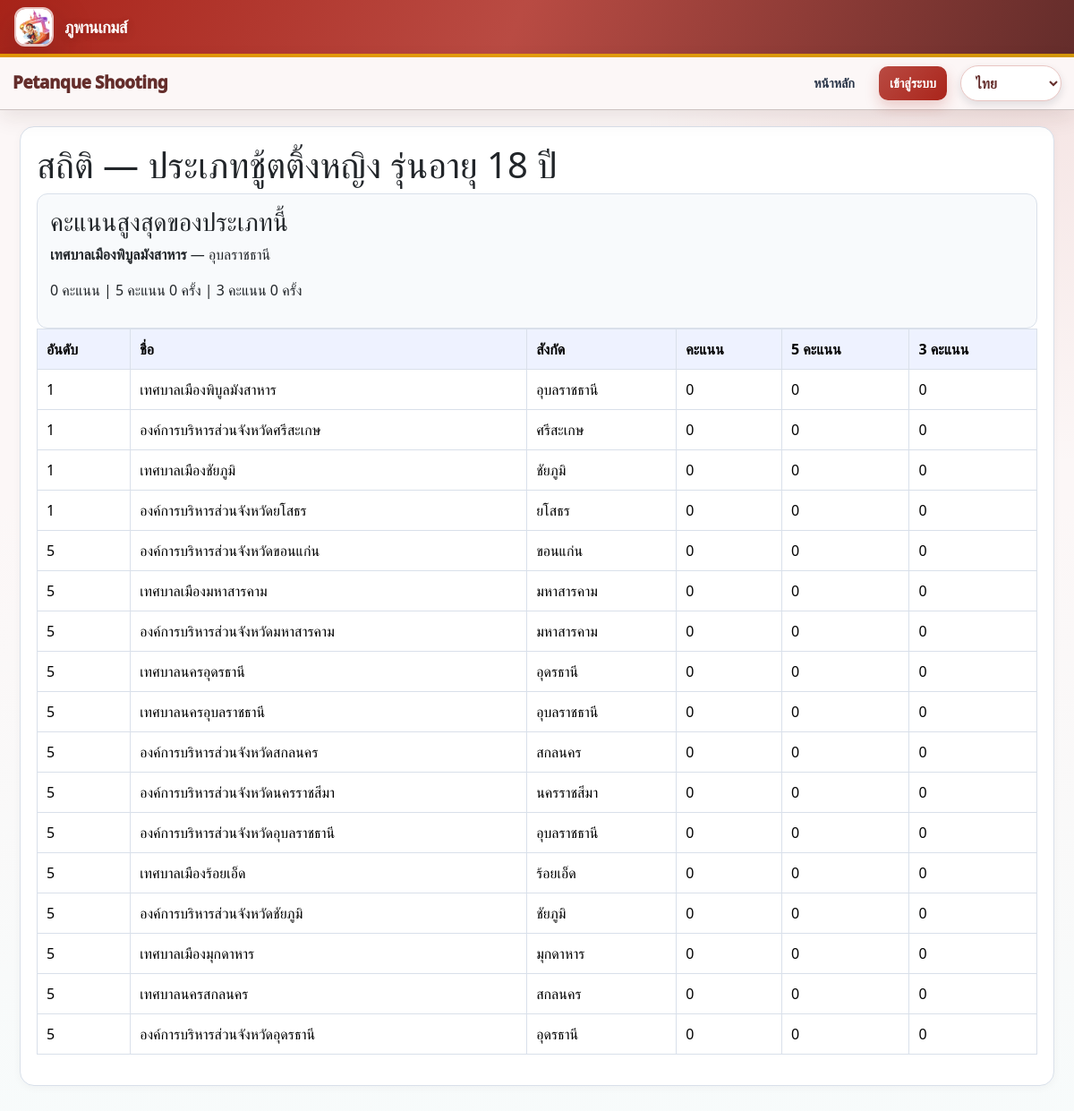
Screenshot of /events/13/stats with the database file from the repository.
### app.py (models this page shows)
class SiteTheme(db.Model):
    id = db.Column(db.Integer, primary_key=True)
    name = db.Column(db.String(120), nullable=False)
    short_name = db.Column(db.String(60), nullable=False, default="")
    eyebrow = db.Column(db.String(160), nullable=False, default="")
    title = db.Column(db.String(160), nullable=False, default="Petanque Shooting")
    subtitle = db.Column(db.String(255), nullable=False, default="")
    export_kicker = db.Column(db.String(160), nullable=False, default="Official Shooting Results")
    export_title = db.Column(db.String(255), nullable=False, default="")
    export_subtitle = db.Column(db.String(255), nullable=False, default="")
    footer_tagline = db.Column(db.String(255), nullable=False, default="")
    footer_event = db.Column(db.String(255), nullable=False, default="")
    show_hero = db.Column(db.Boolean, nullable=False, default=True)
    color_primary = db.Column(db.String(7), nullable=False, default="#ef4b12")
    color_primary_dark = db.Column(db.String(7), nullable=False, default="#c9360b")
    color_soft = db.Column(db.String(7), nullable=False, default="#fff1e8")
    color_cream = db.Column(db.String(7), nullable=False, default="#fffaf4")
    color_accent = db.Column(db.String(7), nullable=False, default="#37b8b1")
    color_ink = db.Column(db.String(7), nullable=False, default="#172033")
    color_line = db.Column(db.String(7), nullable=False, default="#f3d2bf")
    poster_static = db.Column(db.String(255), nullable=True)
    logo_static = db.Column(db.String(255), nullable=True)
    partners_static = db.Column(db.String(255), nullable=True)
    is_active = db.Column(db.Boolean, nullable=False, default=False)
    is_builtin = db.Column(db.Boolean, nullable=False, default=False)
    created_at = db.Column(db.DateTime, default=datetime.utcnow)
    updated_at = db.Column(db.DateTime, default=datetime.utcnow, onupdate=datetime.utcnow)
    assets = db.relationship("SiteThemeAsset", backref="theme", cascade="all, delete-orphan", lazy=True)

class Event(db.Model):
    id = db.Column(db.Integer, primary_key=True)
    name = db.Column(db.String(255), nullable=False)
    event_group = db.Column(db.String(50), nullable=False)
    category = db.Column(db.String(50), nullable=False)
    competition_date = db.Column(db.Date, nullable=False)
    location = db.Column(db.String(255), nullable=False)
    lane_count = db.Column(db.Integer, nullable=False, default=1)
    direct_qualifiers = db.Column(db.Integer, nullable=False, default=0)
    has_round_two = db.Column(db.Boolean, default=False)
    round_two_cutoff_rank = db.Column(db.Integer, nullable=True)
    round_two_mode = db.Column(db.String(20), nullable=False, default="cutoff")
    next_round_label = db.Column(db.String(50), nullable=False, default="รอบ 8 คน")
    round_two_advancers = db.Column(db.Integer, nullable=False, default=4)
    created_at = db.Column(db.DateTime, default=datetime.utcnow)
    created_by = db.Column(db.Integer, db.ForeignKey("user.id"), nullable=True)
    athletes = db.relationship("Athlete", backref="event", cascade="all, delete-orphan", lazy=True)

class Athlete(db.Model):
    id = db.Column(db.Integer, primary_key=True)
    event_id = db.Column(db.Integer, db.ForeignKey("event.id"), nullable=False)
    bib_no = db.Column(db.String(20), nullable=False)
    name = db.Column(db.String(255), nullable=False)
    affiliation = db.Column(db.String(255), nullable=False)
    start_order = db.Column(db.Integer, nullable=False)
    lane_no = db.Column(db.Integer, nullable=False)
    lane_order = db.Column(db.Integer, nullable=False)
    status = db.Column(db.String(20), nullable=False, default="waiting")
    red_card_count = db.Column(db.Integer, nullable=False, default=0)
    round_two_disabled = db.Column(db.Boolean, nullable=False, default=False)
    round_two_disabled_at = db.Column(db.DateTime, nullable=True)
    round_two_disabled_by = db.Column(db.Integer, db.ForeignKey("user.id"), nullable=True)
    created_at = db.Column(db.DateTime, default=datetime.utcnow)
    entries = db.relationship("ScoreEntry", backref="athlete", cascade="all, delete-orphan", lazy=True)
    signatures = db.relationship("ScoreSignature", backref="athlete", cascade="all, delete-orphan", lazy=True)
    tiebreaks = db.relationship("TieBreakEntry", backref="athlete", cascade="all, delete-orphan", lazy=True)

### app.py (the view)
@app.route("/events/<int:event_id>/stats")
def event_stats(event_id: int):
    event = Event.query.get_or_404(event_id)
    round1_rows = build_round_ranking(event, 1)
    best = round1_rows[0] if round1_rows else None
    return render_template("stats.html", event=event, best=best, round1_rows=round1_rows)

### app.py (called while the page is built, shortened)
@app.context_processor
def inject_csrf_token():
    return {"csrf_token": generate_csrf}

@app.after_request
def conditional_polling_response(response):
    if request.method not in ("GET", "HEAD", "OPTIONS") and response.status_code < 400 and _poll_cache:
        with _poll_cache_guard:
            _poll_cache.clear()
    return response

def current_language() -> str:
    lang = session.get("lang", "th")
    return lang if lang in SUPPORTED_LANGS else "th"

@app.context_processor
def inject_language_options():
    lang = current_language()
    return {
        "current_lang": lang,
        "lang_labels": LANG_LABELS,
        "html_lang": "zh-CN" if lang == "zh" else lang,
    }

def _request_cache() -> dict:
    if not has_request_context():
        return {}
    cache = getattr(g, "shooting_request_cache", None)
    if cache is None:
        cache = {}
        g.shooting_request_cache = cache
    return cache

def get_round_signature(athlete_id: int, round_no: int) -> ScoreSignature | None:
    cache = _request_cache()
    signatures = cache.get("signature_by_athlete_round") if has_request_context() else None
    key = (athlete_id, round_no)
    if signatures is not None and key in signatures:
        return signatures[key]
    signature = ScoreSignature.query.filter_by(athlete_id=athlete_id, round_no=round_no).first()
    if has_request_context():
        cache.setdefault("signature_by_athlete_round", {})[key] = signature
    return signature

def athlete_round_status(athlete: Athlete, round_no: int) -> str:
    signature = get_round_signature(athlete.id, round_no)
    if signature and signature.finished_at:
        return "finished"
    if signature and signature.started_at:
        return "active"
    return "waiting"

def athlete_round_is_approved(athlete: Athlete, round_no: int) -> bool:
    signature = get_round_signature(athlete.id, round_no)
    if not signature:
        return False

def overview_score_complete(summary: dict) -> bool:
    by_station = summary.get("by_station") or {}
    return bool(by_station) and all(
        bool((by_station.get(station) or {}).get("is_complete", False))
        for station in STATIONS
    )

def ranking_key(item: dict):
    return (
        item["total"],
        item["count_5"],
        item["count_3"],
        item["tiebreak_total"],
    )

@app.context_processor
def inject_globals():
    return {
        "now": datetime.now(),
        "MAX_RED_CARDS": MAX_RED_CARDS,
        "court_public_id": court_public_id,
    }

### templates/stats.html
{% extends 'base.html' %}
{% block content %}
<section class="card">
  <h1>สถิติ — {{ event.name }}</h1>
  {% if best %}
  <div class="highlight-box">
    <h3>คะแนนสูงสุดของประเภทนี้</h3>
    <p><strong>{{ best.athlete.name }}</strong> — {{ best.athlete.affiliation }}</p>
    <p>{{ best.total }} คะแนน | 5 คะแนน {{ best.count_5 }} ครั้ง | 3 คะแนน {{ best.count_3 }} ครั้ง</p>
  </div>
  {% endif %}
  <div class="table-wrap">
    <table class="table">
    <thead><tr><th>อันดับ</th><th>ชื่อ</th><th>สังกัด</th><th>คะแนน</th><th>5 คะแนน</th><th>3 คะแนน</th></tr></thead>
    <tbody>
      {% for row in round1_rows %}
      <tr><td>{{ row.rank }}</td><td>{{ row.athlete.name }}</td><td>{{ row.athlete.affiliation }}</td><td>{{ row.total }}</td><td>{{ row.count_5 }}</td><td>{{ row.count_3 }}</td></tr>
      {% else %}
      <tr><td colspan="6">ยังไม่มีข้อมูล</td></tr>
      {% endfor %}
    </tbody>
  </table>
  </div>
</section>
{% endblock %}

### templates/base.html (shortened to what this page needs)
<!doctype html>
<html lang="{{ html_lang|default('th') }}">
<head>
  <link href="https://cdn.jsdelivr.net/npm/bootstrap@5.3.3/dist/css/bootstrap.min.css" rel="stylesheet">
  <link rel="stylesheet" href="{{ url_for('static', filename='css/style.css') }}">
</head>
{% set full_hero = request.endpoint in ['index', 'login', 'results_approved'] %}
{% set display_mode = request.args.get('display') == '1' %}
<body class="{% if display_mode %}display-mode{% endif %}">
  {% if site_theme.show_hero %}
  <header class="championship-hero {% if not full_hero %}hero-compact{% endif %} {% if not site_theme.logo_url %}no-logo{% endif %}" aria-label="{{ site_theme.subtitle or site_theme.title }}">
    <div class="championship-hero-inner">
      {% if site_theme.logo_url %}<img class="championship-event-logo" src="{{ site_theme.logo_url }}" alt="{{ site_theme.short_name or site_theme.name }}">{% endif %}
      <div class="championship-copy">
        <h2>{{ site_theme.title or 'Petanque Shooting' }}</h2>
      </div>
    </div>
  </header>
  {% endif %}
  <nav class="navbar navbar-expand-lg navbar-dark navbar-custom">
    <div class="container-fluid">
      <a class="navbar-brand" href="{{ url_for('index') }}">
        <h1>Petanque Shooting</h1>
      </a>
      <div class="collapse navbar-collapse" id="mainNavbar">
        <ul class="navbar-nav ms-auto">
          <li class="nav-item">
            <a class="nav-link {% if request.endpoint == 'index' %}active{% endif %}"
              href="{{ url_for('index') }}">
              หน้าหลัก
            </a>
          </li>
          {% if current_user.is_authenticated %}
          <li class="nav-item d-flex align-items-center">
            <span class="user-badge">
              <span>{{ current_user.username }}</span>
              <span class="role-badge">{{ current_user.role }}</span>
            </span>
          </li>
          <li class="nav-item">
            <a class="nav-link logout-link" href="{{ url_for('logout') }}">
              ออกจากระบบ
            </a>
          </li>
          {% else %}
          <li class="nav-item">
            <a class="nav-link primary-link {% if request.endpoint == 'login' %}active{% endif %}"
              href="{{ url_for('login') }}">
              เข้าสู่ระบบ
            </a>
          </li>
          {% endif %}
          <li class="nav-item d-flex align-items-center">
            <select class="language-switcher" id="languageSwitcher" aria-label="Language">
              {% for code, item in lang_labels.items() %}
                <option value="{{ code }}" {% if code == current_lang %}selected{% endif %}>{{ item.name }}</option>
              {% endfor %}
            </select>
          </li>
        </ul>
      </div>
    </div>
  </nav>
  <main class="container-main">
    {% block content %}{% endblock %}
  </main>
</body>
</html>

### static/css/style.css (style rules this page uses)
:root { --bg:#f3f6fb;--card:#fff;--line:#d9e0ea;--text:#1f2937;--muted:#6b7280;--accent:#1d4ed8;--soft:#eff6ff }
* { box-sizing:border-box }
body { margin:0;font-family:Arial,Helvetica,sans-serif;background:var(--bg);color:var(--text) }
a { text-decoration:none;color:inherit }
.card { background:var(--card);border:1px solid var(--line);border-radius:16px;padding:18px;margin-bottom:20px;box-shadow:0 2px 10px rgba(15,23,42,.04) }
.table { width:100%;border-collapse:collapse }
.table th,.table td { border:1px solid var(--line);padding:10px;vertical-align:top }
.table thead th { background:#eef2ff }
.highlight-box,.muted-box,.summary-box,.info-card { background:#f8fafc;border:1px solid var(--line);border-radius:12px;padding:14px }
.table-wrap { width:100%; overflow-x:auto; -webkit-overflow-scrolling:touch; }
.table th, .table td { white-space:nowrap; }
:root { --sc-table-min-width: 1120px; --sc-left: 120px; --sc-side: 120px; --sc-cell: 44px; --sc-input-w: 34px; --sc-input-h: 28px; --sc-total: 60px; --sc-img-w: 160px; --sc-img-h: 120px; --sc-font: 14px; --sc-pad-y: 3px; --sc-pad-x: 1px; --sc-border: #111827; }
@media (max-width: 1200px) { :root { --sc-table-min-width: 1020px; --sc-left: 78px; --sc-side: 110px; --sc-side2: 90px; --sc-cell: 30px; --sc-input-w: 30px; --sc-input-h: 28px; --sc-total: 52px; --sc-img-w: 120px; --sc-img-h: 90px; --sc-font: 10px; --sc-pad-y: 2px; --sc-pad-x: 1px; } }

### rows the page displays
SiteTheme: title "ภูพานเกมส์"
Event: name "ประเภทชู้ตติ้งหญิง รุ่นอายุ 18 ปี"
Athlete: athlete.name "เทศบาลเมืองพิบูลมังสาหาร", athlete.affiliation "อุบลราชธานี", athlete.name "เทศบาลเมืองพิบูลมังสาหาร", athlete.affiliation "อุบลราชธานี"
Athlete: athlete.name "องค์การบริหารส่วนจังหวัดศรีสะเกษ", athlete.affiliation "ศรีสะเกษ"
Athlete: athlete.name "เทศบาลเมืองชัยภูมิ", athlete.affiliation "ชัยภูมิ"
Athlete: athlete.name "องค์การบริหารส่วนจังหวัดยโสธร", athlete.affiliation "ยโสธร"
Athlete: athlete.name "องค์การบริหารส่วนจังหวัดขอนแก่น", athlete.affiliation "ขอนแก่น"
Athlete: athlete.name "เทศบาลเมืองมหาสารคาม", athlete.affiliation "มหาสารคาม"
Athlete: athlete.name "องค์การบริหารส่วนจังหวัดมหาสารคาม", athlete.affiliation "มหาสารคาม"
Athlete: athlete.name "เทศบาลนครอุดรธานี", athlete.affiliation "อุดรธานี"
Athlete: athlete.name "เทศบาลนครอุบลราชธานี", athlete.affiliation "อุบลราชธานี"
Athlete: athlete.name "องค์การบริหารส่วนจังหวัดสกลนคร", athlete.affiliation "สกลนคร"
Athlete: athlete.name "องค์การบริหารส่วนจังหวัดนครราชสีมา", athlete.affiliation "นครราชสีมา"
Athlete: athlete.name "องค์การบริหารส่วนจังหวัดอุบลราชธานี", athlete.affiliation "อุบลราชธานี"
Athlete: athlete.name "เทศบาลเมืองร้อยเอ็ด", athlete.affiliation "ร้อยเอ็ด"
Athlete: athlete.name "องค์การบริหารส่วนจังหวัดชัยภูมิ", athlete.affiliation "ชัยภูมิ"
Athlete: athlete.name "เทศบาลเมืองมุกดาหาร", athlete.affiliation "มุกดาหาร"
Athlete: athlete.name "เทศบาลนครสกลนคร", athlete.affiliation "สกลนคร"
Athlete: athlete.name "องค์การบริหารส่วนจังหวัดอุดรธานี", athlete.affiliation "อุดรธานี"

### other values shown
{{ best.total }} "0"
{{ best.count_5 }} "0"
{{ best.count_3 }} "0"
{{ row.rank }} "1" "1" "1" "1" "5" "5" "5" "5" "5" "5" "5" "5" "5" "5" "5" "5" "5"
{{ row.total }} "0" "0" "0" "0" "0" "0" "0" "0" "0" "0" "0" "0" "0" "0" "0" "0" "0"
{{ row.count_5 }} "0" "0" "0" "0" "0" "0" "0" "0" "0" "0" "0" "0" "0" "0" "0" "0" "0"
{{ row.count_3 }} "0" "0" "0" "0" "0" "0" "0" "0" "0" "0" "0" "0" "0" "0" "0" "0" "0"
form field value "ไทย"
